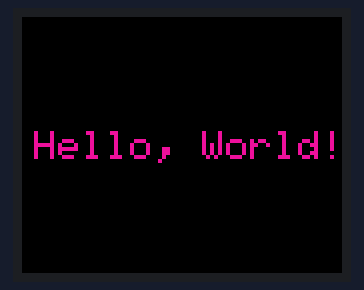
The sketch below on a simulated Arduino Uno, built with avr-gcc and run on an emulated ATmega328P. Shown: 160×128 colour display. Random numbers use the default seed unless the sketch sets one.

Above: at 0.12 s.
At 5.17 s:
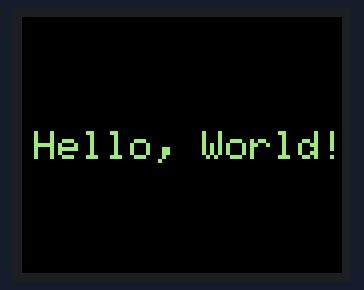
At 10.01 s:
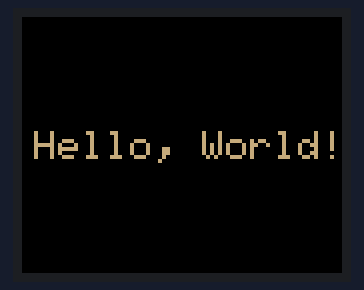
At 19.9 s:
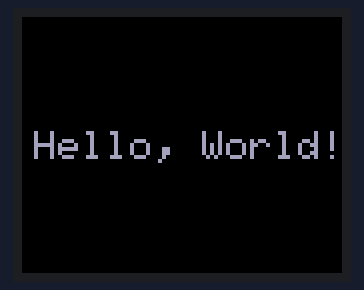
At 29.79 s:
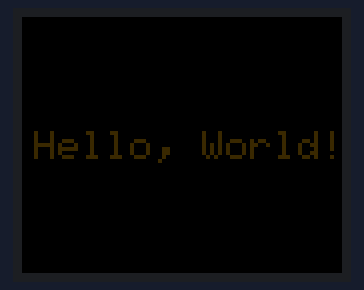
At 39.89 s:
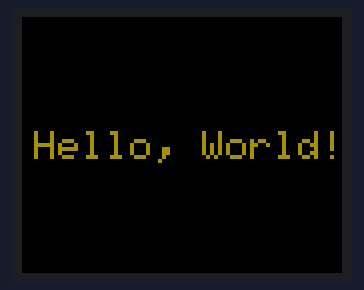

The sketch:

aerhg.ino
```cpp
/*
 * Rui Santos
 * Complete Project Details https://randomnerdtutorials.com
 */

// include TFT and SPI libraries
#include <TFT.h>
#include <SPI.h>

// pin definition for Arduino UNO
#define cs   10
#define dc   8
#define rst  9


// create an instance of the library
TFT TFTscreen = TFT(cs, dc, rst);

void setup() {

  //initialize the library
  TFTscreen.begin();

  // clear the screen with a black background
  TFTscreen.background(0, 0, 0);
  //set the text size
  TFTscreen.setTextSize(2);
}

void loop() {

  //generate a random color
  int redRandom = random(0, 255);
  int greenRandom = random (0, 255);
  int blueRandom = random (0, 255);

  // set a random font color
  TFTscreen.stroke(redRandom, greenRandom, blueRandom);

  // print Hello, World! in the middle of the screen
  TFTscreen.text("Hello, World!", 6, 57);

  // wait 200 miliseconds until change to next color
  delay(200);
}
```
